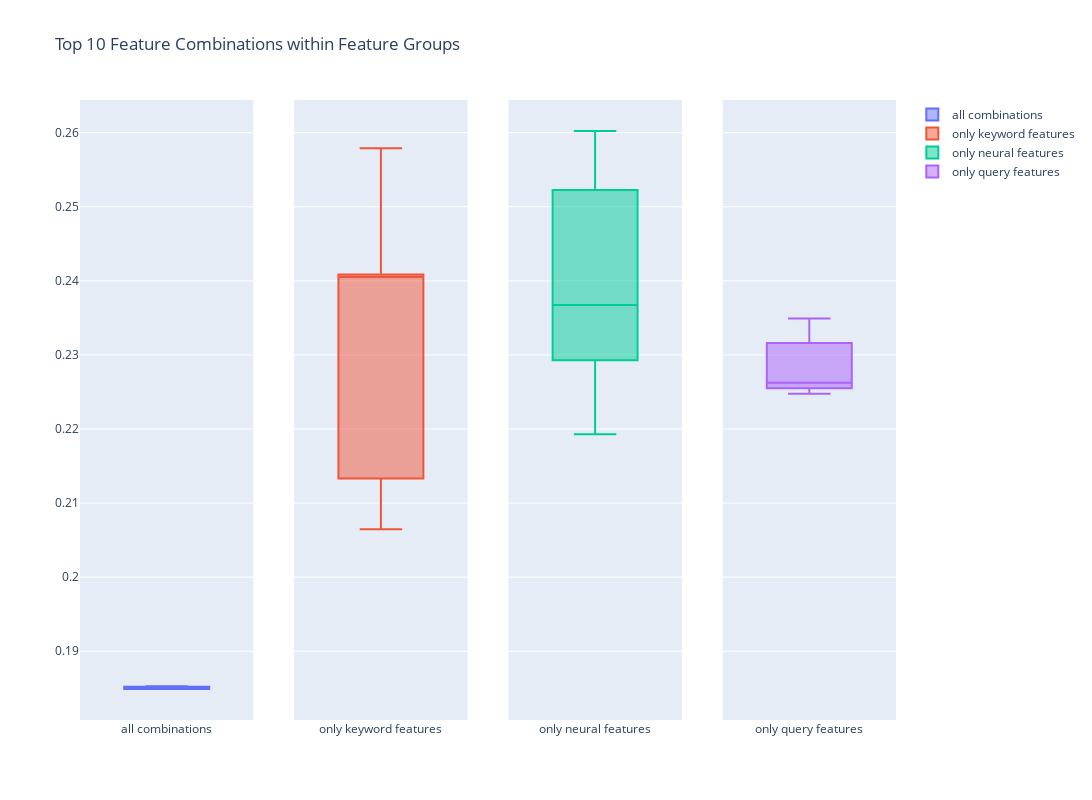

The notebook cell saved with this chart:
### Code cell
fig = make_subplots(rows=1, cols=4, shared_yaxes=True)

fig.add_trace(go.Box(y=df_agg_metrics[df_agg_metrics['regularization'] == False].sort_values(by=['mean_rmse']).head(10)['mean_rmse'],
                     name="all combinations"),
              row=1, col=1)

fig.add_trace(go.Box(y=df_agg_metrics[(df_agg_metrics['keyword_f_only'] == True) & (df_agg_metrics['regularization'] == False)].head(10)['mean_rmse'],
                    name="only keyword features"),
              row=1, col=2)

fig.add_trace(go.Box(y=df_agg_metrics[(df_agg_metrics['neural_f_only'] == True) & (df_agg_metrics['regularization'] == False)].sort_values(by=['mean_rmse']).head(10)['mean_rmse'],
                    name="only neural features"),
              row=1, col=3)

fig.add_trace(go.Box(y=df_agg_metrics[(df_agg_metrics['query_f_only'] == True) & (df_agg_metrics['regularization'] == False)].sort_values(by=['mean_rmse']).head(10)['mean_rmse'],
                    name="only query features"),
              row=1, col=4)

fig.update_layout(height=800, width=1100,
                  title_text="Top 10 Feature Combinations within Feature Groups")
fig.show()

### Figure 1 — Plotly figure (JSON) as saved in the notebook; plotly's stock layout.template omitted (floating-point values rounded to 4 significant figures)
{"data": [{"name": "all combinations", "type": "box", "xaxis": "x", "y": [0.1849, 0.1849, 0.1849, 0.185, 0.1851, 0.1851, 0.1852, 0.1852, 0.1853, 0.1853], "yaxis": "y"}, {"name": "only keyword features", "type": "box", "xaxis": "x2", "y": [0.2409, 0.2174, 0.2406, 0.2133, 0.2404, 0.2065, 0.2409, 0.2114, 0.2411, 0.2579], "yaxis": "y2"}, {"name": "only neural features", "type": "box", "xaxis": "x3", "y": [0.2193, 0.2265, 0.2321, 0.2329, 0.2406, 0.2519, 0.2526, 0.2602], "yaxis": "y3"}, {"name": "only query features", "type": "box", "xaxis": "x4", "y": [0.2247, 0.2253, 0.2255, 0.226, 0.2262, 0.2263, 0.2279, 0.2316, 0.2326, 0.2349], "yaxis": "y4"}], "layout": {"height": 800, "title": {"text": "Top 10 Feature Combinations within Feature Groups"}, "width": 1100, "xaxis": {"anchor": "y", "autorange": true, "domain": [0, 0.2125], "range": [-0.5, 0.5], "type": "category"}, "xaxis2": {"anchor": "y2", "autorange": true, "domain": [0.2625, 0.475], "range": [-0.5, 0.5], "type": "category"}, "xaxis3": {"anchor": "y3", "autorange": true, "domain": [0.525, 0.7375], "range": [-0.5, 0.5], "type": "category"}, "xaxis4": {"anchor": "y4", "autorange": true, "domain": [0.7875, 1], "range": [-0.5, 0.5], "type": "category"}, "yaxis": {"anchor": "x", "autorange": true, "domain": [0, 1], "range": [0.1807, 0.2644], "type": "linear"}, "yaxis2": {"anchor": "x2", "autorange": true, "domain": [0, 1], "matches": "y", "range": [0.1807, 0.2644], "showticklabels": false, "type": "linear"}, "yaxis3": {"anchor": "x3", "autorange": true, "domain": [0, 1], "matches": "y", "range": [0.1807, 0.2644], "showticklabels": false, "type": "linear"}, "yaxis4": {"anchor": "x4", "autorange": true, "domain": [0, 1], "matches": "y", "range": [0.1807, 0.2644], "showticklabels": false, "type": "linear"}}}
